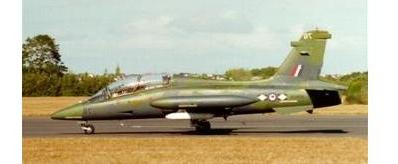
#> input picture hw4/classifier/airplanes/airplanes_0001.jpg, 398 x 164 px
$ python -i hw4_training.py   (imports and definitions only)   (Python 2 division)   (older library calls are emulated)
#> lines starting #> are read from the running program, lines starting #| are printed output that depends on the picture
# -*- coding: utf-8 -*-
# <nbformat>3.0</nbformat>

# <codecell>

# import
#!/usr/bin/env python
import matplotlib.pyplot as plt
from glob import glob
import numpy as np
import scipy.ndimage as ndimg
import skimage.filter as filter
import skimage.transform as transform
import re
from os import listdir
from multiprocessing import Pool, cpu_count
from pylab import imread
from time import time
import pickle
from sklearn.ensemble import RandomForestClassifier
import sklearn.cross_validation as cross_v
import gc

def row(img2d):
    return np.shape(img2d)[0]

def col(img2d):
    return np.shape(img2d)[1]

def layer_mean(img2d):
    img1d = img2d[img2d<255]
    return img1d.mean()

# [32 lines left out: functions hist_max, edge_length, edge_sobel_h, edge_sobel_v, edge_sobel, not called in this run]

def houghLine(img2d):
    "gray input"
    med_filter = ndimg.median_filter(img2d, size = (5,5))
    edges = filter.sobel(med_filter/255.)
    [H,theta,distances] = transform.hough_line(edges);
    imgsize = float(len(theta)*len(distances))
    return H.sum()/imgsize

# [38 lines left out: functions cate_extract, features, not called in this run]

#!/usr/bin/env python
"""
AY 250 - Scientific Research Computing with Python
Homework Assignment 4 - Parallel Feature Extraction Example
Author: Christopher Klein, Joshua Bloom
"""
## CHANGE THIS NEXT LINE!
MYDIRECTORY = "/home/yigong/Documents/Class/AY250/hw4/50_categories"

# FUNCTION DEFINITIONS
# Quick function to divide up a large list into multiple small lists,
# attempting to keep them all the same size.
def split_seq(seq, size):
#> called with size = 2
        newseq = []
        splitsize = 1.0/size*len(seq)
        for i in range(size):
            newseq.append(seq[int(round(i*splitsize)):
                int(round((i+1)*splitsize))])
        return newseq
# Our simple feature extraction function. It takes in a list of image paths,
# does some measurement on each image, then returns a list of the image paths
# paired with the results of the feature measurement.
def extract_features(image_path_list):
    feature_list = []
    for image_path in image_path_list:
        image_array = imread(image_path)
        ft = features(image_path)

        #ft = image_array.shape # This feature is simple. You can modify this
        # code to produce more complicated features and to produce multiple
        # features in one function call.
        feature_list.append(ft)
    return feature_list
### Main program starts here ###################################################
# We first collect all the local paths to all the images in one list
image_paths = []
# [1 line that did not run here, left out]

# [1 line that did not run here, left out]
# [4 lines not run here, left out]
batch = 265
i = 15
image_paths = image_paths[(i*batch):]
# [2 lines not run here, left out]
# Then, we run the feature extraction function using multiprocessing.Pool so
# so that we can parallelize the process and run it much faster.
#numprocessors = cpu_count() # To see results of parallelizing, set numprocessors
# to less than cpu_count().

#create an array to store features
#nFeature = 13
#features_array = np.zeros(len(image_paths), nFeature)

numprocessors = cpu_count()


# We have to cut up the image_paths list into the number of processes we want to
# run.
split_image_paths = split_seq(image_paths, numprocessors)

# Ok, this block is where the parallel code runs. We time it so we can get a
# feel for the speed up.
start_time = time()
p = Pool(numprocessors)
result = p.map_async(extract_features, split_image_paths)
poolresult = result.get()
end_time = time()
#DATA = np.vstack([poolresult[i] for i in range(np.shape(poolresult)[0])])
# All done, print timing results.
# [3 lines not run here, left out]
# This took about 10-11 seconds on my 2.2 GHz, Core i7 MacBook Pro. It may also
# be affected by hard disk read speeds.

# To tidy-up a bit, we loop through the poolresult to create a final list of
# the feature extraction results for all images.
combined_result = []
# [18 lines not run here, left out]

#pickle.dump(clf, open('trained_classifier.p','w'))
#pickle.dump(scores, open('score.p', 'w'))

>>> import cv2
>>> picture = cv2.imread('classifier/airplanes/airplanes_0001.jpg', cv2.IMREAD_GRAYSCALE)
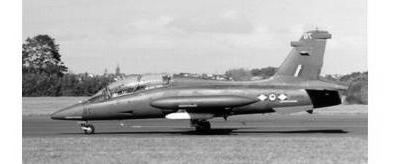
#> picture: shape (164, 398); min 0, max 255, mean 175.6
>>> result = houghLine(picture)
#> in houghLine, `med_filter = ndimg.median_filter(img2d, size = (5,5))`:
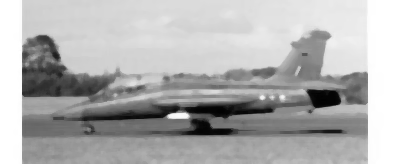
#> med_filter: shape (164, 398); min 2, max 255, mean 175.9
#> in houghLine, `edges = filter.sobel(med_filter/255.)`:
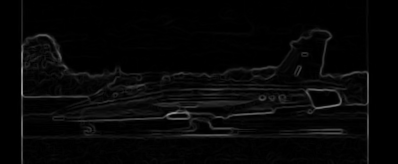
#> edges: shape (164, 398) float64; min 0, max 0.555, mean 0.0274
#> in houghLine, `[H,theta,distances] = transform.hough_line(edges);`:
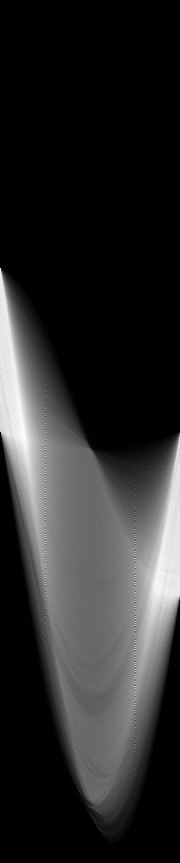
#> H: shape (863, 180) uint64; min 0, max 395, mean 67; drawn with min black and max white
#> in houghLine, `[H,theta,distances] = transform.hough_line(edges);`: theta = 180 values from -1.57 to 1.55; distances = 863 values from -431 to 431
#> in houghLine, `imgsize = float(len(theta)*len(distances))`: imgsize = 155340
#> result = 66.97
